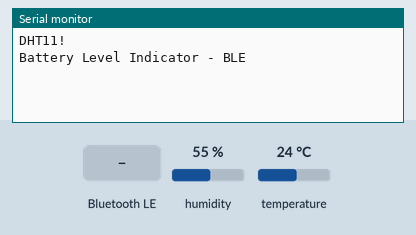
Bench run of a sketch on a simulated ESP32. Parts: the last lines printed to the serial monitor. The inputs (shaded band) are chosen by the test bench; at power-on: humidity 55 %, temperature 24 °C. Nothing arrives over Bluetooth unless stated; a phone connects over Bluetooth LE 3 s after start.

Above: at 1.2 s.
1.3 s: Bluetooth LE write "1" received
At 1.9 s:
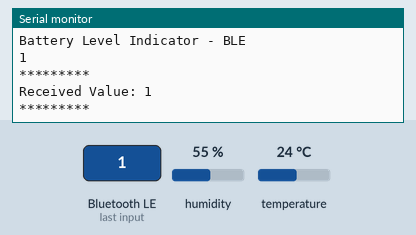
2.8 s: humidity set to 22 %
At 4.2 s:
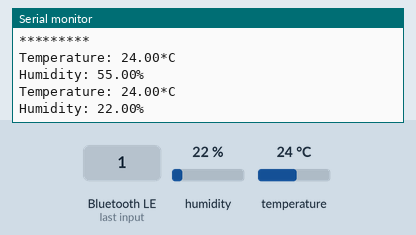
4.3 s: temperature set to 12 °C
5.8 s: Bluetooth LE write "0" received
At 5.99 s:
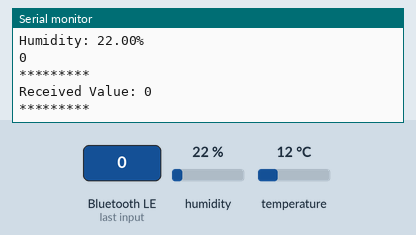
7.3 s: humidity set to 40 %
At 8.9 s:
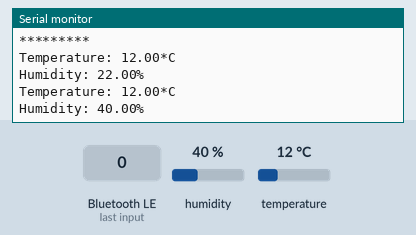
Timing chart, 0 to 9.8 s (numbered marks = the images above; inputs shaded):
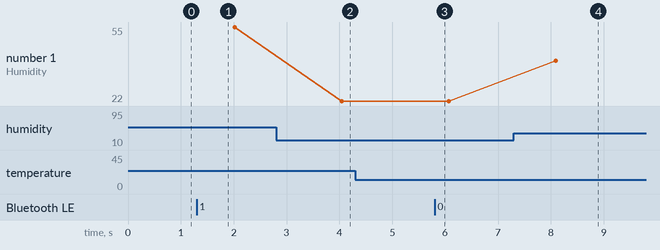

Measured:
- after the input at 1.3 s, the serial monitor: prints a new line at once (image 1)
- after the input at 2.8 s, the serial monitor: prints a new line after 1.2 s (image 2)
- after the input at 5.8 s, the serial monitor: prints a new line at once (image 3)
- after the input at 7.3 s, the serial monitor: prints a new line after 0.79 s (image 4)
- plotted number 1: 55 → 22 after the input at 2.8 s, 22 → 40 after the input at 7.3 s

The sketch:

BLE_DHT.ino
```cpp
#include <BLEDevice.h>
#include <BLEUtils.h>
#include <BLEServer.h> //Library to use BLE as server
#include <BLE2902.h>

#include "DHT.h"
#define DHTTYPE DHT11
#define DHTPIN 15
DHT dht(DHTPIN, DHTTYPE);
bool _BLEClientConnected = false;

#define BatteryService BLEUUID((uint16_t)0x180F)
BLECharacteristic BatteryLevelCharacteristic(BLEUUID((uint16_t)0x2A19), BLECharacteristic::PROPERTY_READ  | BLECharacteristic::PROPERTY_WRITE  | BLECharacteristic::PROPERTY_NOTIFY);
BLEDescriptor BatteryLevelDescriptor(BLEUUID((uint16_t)0x2901));

class MyServerCallbacks : public BLEServerCallbacks {
    void onConnect(BLEServer* pServer) {
      _BLEClientConnected = true;
    };

    void onDisconnect(BLEServer* pServer) {
      _BLEClientConnected = false;
    }
};

/* ###############################################################  CALL back to receive data from Phone */
#define CHARACTERISTIC_UUID_RX "6E400002-B5A3-F393-E0A9-E50E24DCCA9E"

class MyCallbacks: public BLECharacteristicCallbacks {

    void onWrite(BLECharacteristic *pCharacteristic) {
      std::string rxValue = pCharacteristic->getValue();
      Serial.println(rxValue[0]);

      if (rxValue.length() > 0) {
        Serial.println("*********");
        Serial.print("Received Value: ");

        for (int i = 0; i < rxValue.length(); i++) {
          Serial.print(rxValue[i]);
        }
        Serial.println();
        Serial.println("*********");
      }

    }
};
/* ############################################################### */

void InitBLE() {
  BLEDevice::init("BLE Battery");
  // Create the BLE Server
  BLEServer *pServer = BLEDevice::createServer();
  pServer->setCallbacks(new MyServerCallbacks());

  // Create the BLE Service
  BLEService *pBattery = pServer->createService(BatteryService);

  pBattery->addCharacteristic(&BatteryLevelCharacteristic);
  BatteryLevelDescriptor.setValue("Percentage 0 - 100");
  BatteryLevelCharacteristic.addDescriptor(&BatteryLevelDescriptor);
  BatteryLevelCharacteristic.addDescriptor(new BLE2902());


  /* ###############################################################  define callback */
  BLECharacteristic *pWriteCharacteristic = pBattery->createCharacteristic(
                                         CHARACTERISTIC_UUID_RX,
                                         BLECharacteristic::PROPERTY_WRITE
                                       );

  pWriteCharacteristic->setCallbacks(new MyCallbacks());
  /* ############################################################### */

  pServer->getAdvertising()->addServiceUUID(BatteryService);

  pBattery->start();
  // Start advertising
  pServer->getAdvertising()->start();
}

void setup() {
  Serial.begin(115200);
  Serial.println(F("DHT11!"));
  Serial.println("Battery Level Indicator - BLE");
  dht.begin();
  InitBLE();
}
int intValue = 42;
float floatValue = 3.14;
String message = "Hello, world!";
char charArray[] = "Arduino";
void loop() {
 delay(2000);
 float h = dht.readHumidity();
 float t = dht.readTemperature();
 String temp="Temperature: "+String(t)+"*C\n";
 BLE_print(temp);
// BLE_print("Temperature: ");
// BLE_print(t);
// BLE_print("*C\n");
 Value1(t);
 String humi ="Humidity: "+String(h)+"%\n";
// BLE_print("Humidity: ");
// BLE_print(h);
// BLE_print("%\n");
BLE_print(humi);
 Value2(h);
}
template <typename T>
void BLE_print(T myVar) {
  String value = String(myVar);
  uint8_t data[value.length()];
  for (size_t i = 0; i < value.length(); i++) {
      data[i] = static_cast<uint8_t>(value.charAt(i));
  }
  BatteryLevelCharacteristic.setValue(data, value.length());
  BatteryLevelCharacteristic.notify();
  Serial.print(myVar);
}
template <typename T>
void Value1(T myVar) {
  String value = "1"+String(myVar);
  uint8_t data[value.length()];
  for (size_t i = 0; i < value.length(); i++) {
      data[i] = static_cast<uint8_t>(value.charAt(i));
  }
  BatteryLevelCharacteristic.setValue(data, value.length());
  BatteryLevelCharacteristic.notify();
  //Serial.print(myVar);
}
template <typename T>
void Value2(T myVar) {
  String value = "2"+String(myVar);
  uint8_t data[value.length()];
  for (size_t i = 0; i < value.length(); i++) {
      data[i] = static_cast<uint8_t>(value.charAt(i));
  }
  BatteryLevelCharacteristic.setValue(data, value.length());
  BatteryLevelCharacteristic.notify();
  //Serial.print(myVar);
}
```
